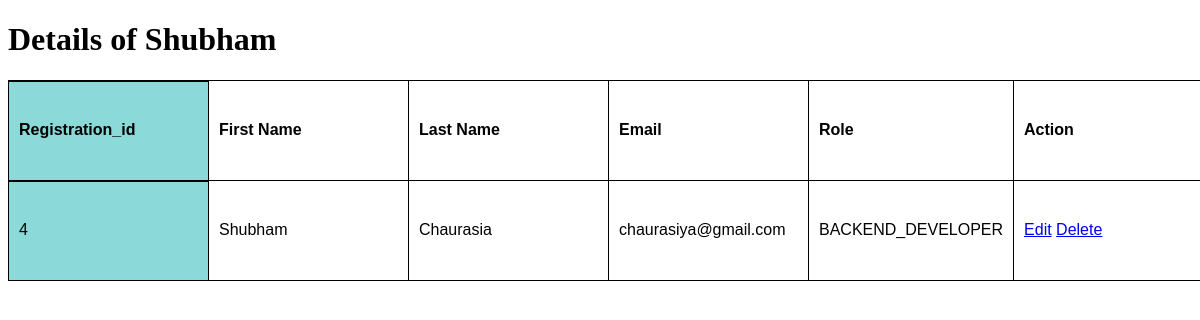
The page /employees/4 on the database its author committed.
### crud/models.py (models this page shows, shortened)
class employees(models.Model):
	registration_id = models.IntegerField(null=True, blank=True)
	first_name = models.CharField(max_length=20)
	last_name = models.CharField(max_length=20)
	email = models.CharField(max_length=25)
	role = models.CharField(choices=EMPLOYEE_ROLE, max_length=20, null=True)
	salary = models.IntegerField(null=True,blank=True)
	objects = models.Manager() #Default Manager
	Teri = CustomManager()  # Custom Maneger

### crud/views.py (the view)
# urls.py: path('<int:id>', views.specific),
def specific(request,id=None):
	emp_obj = employees.objects.get(id=id)
	return render(request,'crud/specific.html',{'employee':emp_obj})

### crud/templates/crud/specific.html (shortened to what this page needs)
{% load static %}
<!DOCTYPE html>
<html lang="en">
<head>
    <link rel="stylesheet" href="{% static 'css/style.css' %}"/>
</head>
<body>
    <h1>Details of {{employee.first_name}} </h1>
    <table>
        <th>Registration_id</th>
        <th>First Name</th>
        <th>Last Name</th>
        <th>Email</th>
        <th>Role</th>
        <th>Action</th>
<tr><td>{{employee.registration_id}}<br> </td>
    <td>{{employee.first_name}}<br></td>
    <td>{{employee.last_name}}<br></td>
    <td>{{employee.email}}<br> </td>
    <td>{{employee.role}}<br> </td>
    <td><a href="/employees/edit/{{employee.id}}">Edit</a> <a href="/employees/delete/{{employee.id}}">Delete</a><br> </td>
</tr>
    </table>
</body>
</html>

### crud/static/css/style.css (style rules this page uses)
table { border-collapse: collapse; font-family: helvetica }
td, th { border: 1px solid; padding: 10px; min-width: 200px; background: white; box-sizing: border-box; text-align: left; }
tr > :first-child { position: -webkit-sticky; position: sticky; background: hsl(180, 50%, 70%); left: 0; }
tr > :first-child { box-shadow: inset 0px 1px black; }

### rows shown on the page
employees: first_name "Shubham", registration_id "4", last_name "Chaurasia", email "chaurasiya@gmail.com", role "BACKEND_DEVELOPER"
